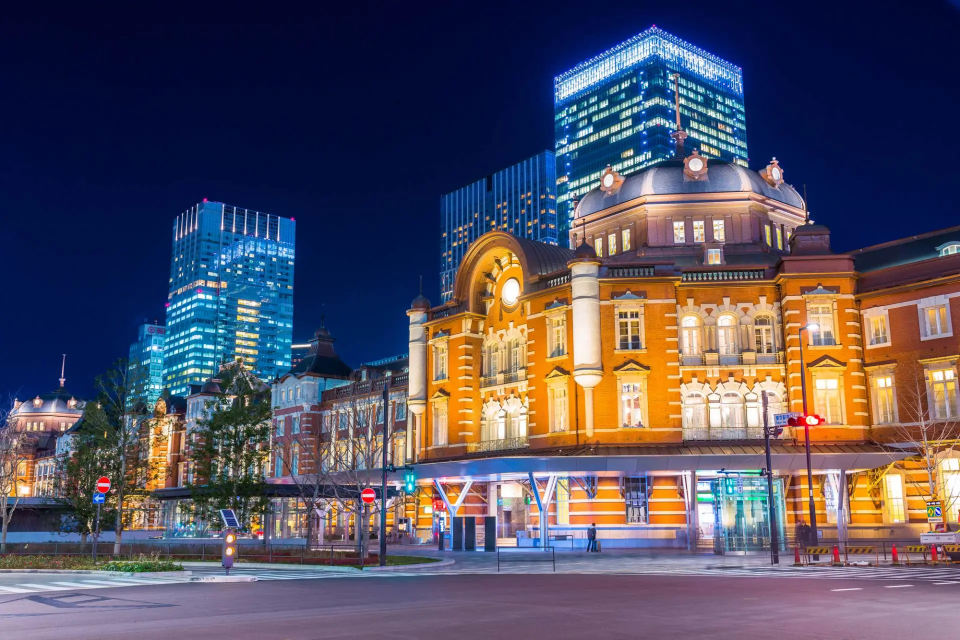
#> input picture 20230713_145512_23239672_w1920.webp, 1920 x 1279 px (shown at 1/2 size)
$ python -i fingerprints.py   (imports and definitions only)
#> lines starting #> are read from the running program, lines starting #| are printed output that depends on the picture; after the words box and inside, x2 and y2 are one past the last pixel; in counts of white or black regions, pixels touching at a corner belong together
"""Dependency-light image fingerprints for overlap auditing."""

from __future__ import annotations

import hashlib
from functools import lru_cache
from pathlib import Path

import numpy as np
import PIL
from PIL import Image, ImageOps


FINGERPRINT_SCHEMA_VERSION = "jmoshivis.image-fingerprint.v1"


def fingerprint_provenance() -> dict[str, str | int]:
    return {
        "schema_version": FINGERPRINT_SCHEMA_VERSION,
        "file_hash": "sha256(raw bytes)",
        "pixel_hash": "sha256(width x height + decoded RGB bytes)",
        "dhash": "64-bit grayscale difference hash; Lanczos resize",
        "phash": "64-bit DCT perceptual hash; 4x high-frequency factor; Lanczos resize",
        "pillow_version": PIL.__version__,
        "numpy_version": np.__version__,
    }


@lru_cache(maxsize=4)
def _dct_matrix(size: int) -> np.ndarray:
    positions = np.arange(size, dtype=np.float64)
    frequencies = positions[:, None]
    matrix = np.cos(np.pi * (2 * positions + 1) * frequencies / (2 * size))
    matrix[0] *= np.sqrt(1 / size)
    matrix[1:] *= np.sqrt(2 / size)
    return matrix


def _bits_to_hex(bits: np.ndarray) -> str:
    value = 0
    for bit in bits.reshape(-1):
        value = (value << 1) | int(bool(bit))
    width = (bits.size + 3) // 4
    return f"{value:0{width}x}"


def dhash(image: Image.Image, hash_size: int = 8) -> str:
    gray = ImageOps.grayscale(image).resize((hash_size + 1, hash_size), Image.Resampling.LANCZOS)
    values = np.asarray(gray, dtype=np.int16)
    return _bits_to_hex(values[:, 1:] > values[:, :-1])


def phash(image: Image.Image, hash_size: int = 8, high_frequency_factor: int = 4) -> str:
    size = hash_size * high_frequency_factor
    gray = ImageOps.grayscale(image).resize((size, size), Image.Resampling.LANCZOS)
    values = np.asarray(gray, dtype=np.float64)
    dct = _dct_matrix(size) @ values @ _dct_matrix(size).T
    low = dct[:hash_size, :hash_size]
    median = np.median(low.reshape(-1)[1:])
    return _bits_to_hex(low > median)


def pixel_sha256(image: Image.Image) -> str:
    rgb = image.convert("RGB")
    digest = hashlib.sha256()
    digest.update(f"{rgb.width}x{rgb.height}:RGB:".encode("ascii"))
    digest.update(rgb.tobytes())
    return digest.hexdigest()


def image_fingerprints(path: str | Path) -> dict[str, str | int]:
    file_digest = hashlib.sha256()
    with Path(path).open("rb") as handle:
        while chunk := handle.read(1024 * 1024):
            file_digest.update(chunk)
    with Image.open(path) as image:
#> image is the input picture: PIL image 1920x1279 RGB; mean R, G, B 83.9, 79.5, 96.4
        image.load()
        return {
            "file_sha256": file_digest.hexdigest(),
            "pixel_sha256": pixel_sha256(image),
            "dhash": dhash(image),
            "phash": phash(image),
            "width": image.width,
            "height": image.height,
        }
#> the loop in _bits_to_hex, `for bit in bits.reshape(-1):` made 64 passes
#> (bit, value) on passes 3 to 14: (False, 2), (False, 4), (True, 9), (True, 19), (False, 38), (True, 77), (False, 154), (False, 308), (True, 617), (False, 1234), (True, 2469), (True, 4939)
#> value on passes 1 to 2: 0, 1
#> after the loop in _bits_to_hex, `for bit in bits.reshape(-1):`: value = 5561062463794100494
#> in phash, `size = hash_size * high_frequency_factor`: size = 32
#> in phash, `gray = ImageOps.grayscale(image).resize((size, size), Image.Resampling..`:
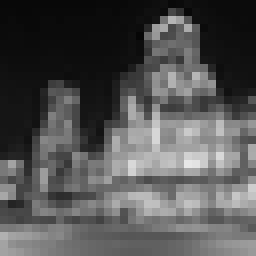
#> gray: PIL image 32x32 L (shown 8 times larger); min 6, max 231, mean 82.8
#> in _dct_matrix, `matrix = np.cos(np.pi * (2 * positions + 1) * frequencies / (2 * size))`:
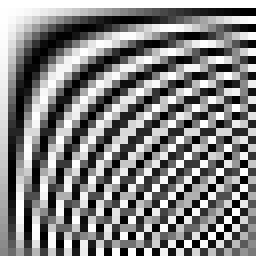
#> matrix: shape (32, 32) float64 (shown 8 times larger); min -0.999, max 1, mean 0.0312; drawn with min black and max white
#> in _dct_matrix, `matrix[0] *= np.sqrt(1 / size)`:
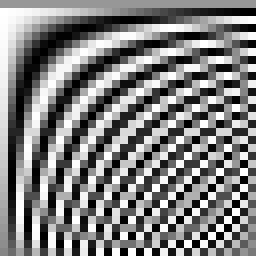
#> matrix: shape (32, 32) float64 (shown 8 times larger); 3.12% of pixels changed, all inside (x1, y1, x2, y2) = (0, 0, 32, 1); drawn with min black and max white
#> in _dct_matrix, `matrix[1:] *= np.sqrt(2 / size)`:
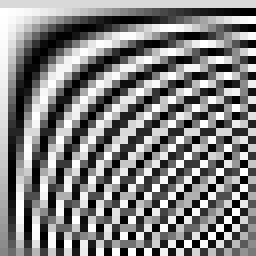
#> matrix: shape (32, 32) float64 (shown 8 times larger); min -0.25, max 0.25, mean 0.00552; drawn with min black and max white
#> in phash, `dct = _dct_matrix(size) @ values @ _dct_matrix(size).T`:
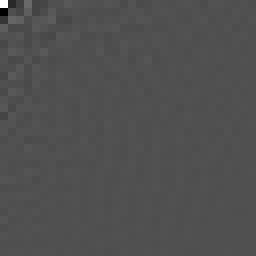
#> dct: shape (32, 32) float64 (shown 8 times larger); min -1221.8, max 2650.1, mean 0.8; drawn with min black and max white
#> in phash, `median = np.median(low.reshape(-1)[1:])`: median = -18.29
#> the loop in _bits_to_hex (call 2), `for bit in bits.reshape(-1):` made 64 passes
#> (bit, value) on passes 2 to 13: (False, 2), (False, 4), (True, 9), (False, 18), (False, 36), (True, 73), (True, 147), (False, 294), (False, 588), (False, 1176), (True, 2353), (False, 4706)


def hamming(left: str, right: str) -> int:
    return (int(left, 16) ^ int(right, 16)).bit_count()

>>> result = image_fingerprints('../../../../../../20230713_145512_23239672_w1920.webp')
#> result = 6 items
